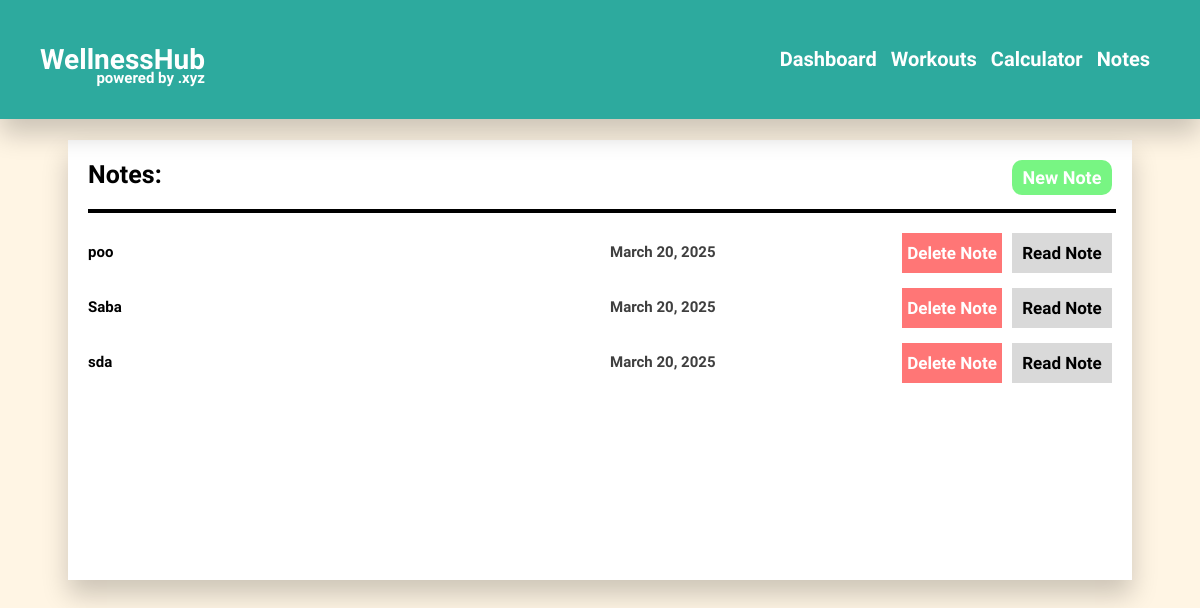
/notes/ (signed in), run on an earlier commit of the app's database.
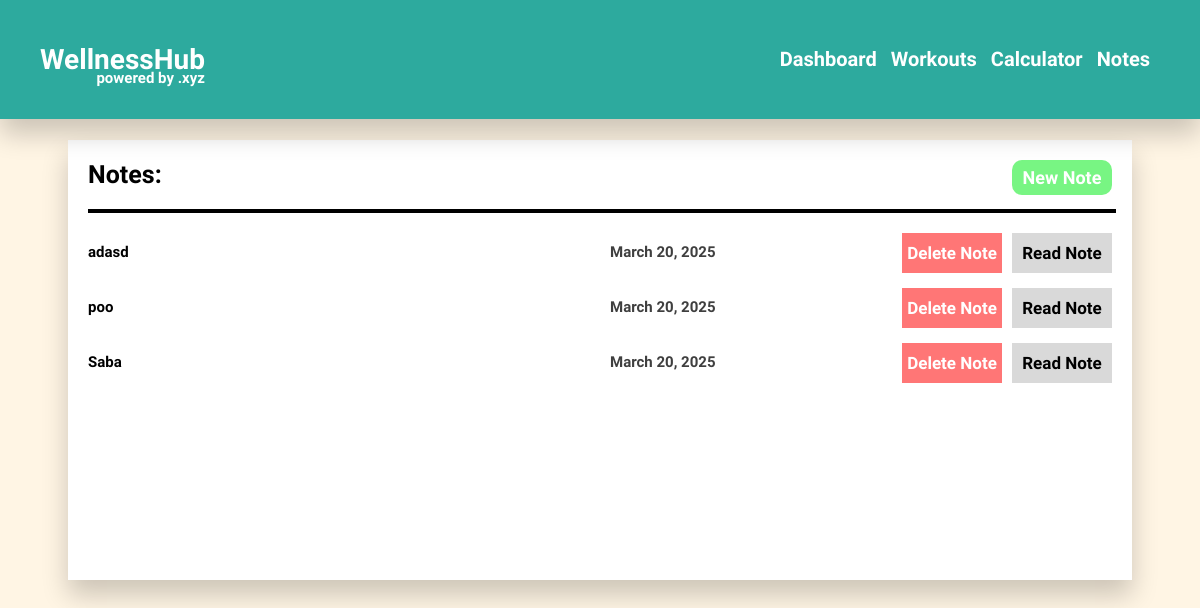
And on a later commit of the database.
### wh/models.py (models this page shows, shortened)
class Note(models.Model):
    user = models.ForeignKey(User, on_delete=models.CASCADE, related_name="user_of_note")
    title = models.CharField(max_length=50)
    text = models.CharField(max_length=1500)
    date = models.DateField(default=timezone.now)

### wh/views.py (the view)
# urls.py: path('notes/', views.notes, name="notes"),
def notes(request):
    notes_list = Note.objects.all().filter(user=request.user)
    return render(request, "notes.html", {
        "notes": notes_list
    })

### wh/templates/notes.html (shortened to what this page needs)
{% extends 'layout.html' %}
{% load static %}
{% block head %}
    <link href="{% static 'css/notes.css' %}" rel="stylesheet">
{% endblock %}
{% block body %}
    <div class="notes-div" id="notes-div">
        <h1 class="notes-title">Notes:</h1>
        <button class="notes-new" onclick="new_note()">New Note</button>
        <hr class="notes-line">
        {% if notes != '' %}
            {% for i in notes|dictsortreversed:"id" %}
                <div class="note" id='note{{ i.pk }}'>
                    <h1 class="note-title">{{ i.title }}</h1>
                    <h1 class="note-date">{{ i.date }}</h1>
                    <button class="note-button1" onclick="delete_note(`{{ i.pk }}`)" style="cursor: pointer;">Delete Note</button>
                    <button class="note-button2" onclick="read_note(`{{ i.pk }}`)" style="cursor: pointer;">Read Note</button>
                </div>
            {% endfor %}
        {% endif %}
    </div>
{% endblock %}

### wh/templates/layout.html (shortened to what this page needs)
{% load static %}
<!DOCTYPE html>
<html lang="en">
    <head>
        {% block head %}
        {% endblock %}
        <link href="{% static 'css/layout.css' %}" rel="stylesheet">
    </head>
    <body class="body">
        {% block body %}
        {% endblock %}
        <nav class="navbar">
            <div class="navboard" id="navboard">
                <div class="navs-div" id="navs-div">
                    <a href="{% url 'index' %}" style="text-decoration: none;"><h1 class="nav nav1" id="nav1">Dashboard</h1></a>
                    <a href="{% url 'workout' %}" style="text-decoration: none;"><h1 class="nav nav2" id="nav2">Workouts</h1></a>
                    <a href="{% url 'calculator' %}" style="text-decoration: none;"><h1 class="nav nav3" id="nav3">Calculator</h1></a>
                    <a href="{% url 'notes' %}" style="text-decoration: none;"><h1 class="nav nav4" id="nav4">Notes</h1></a>
                </div>
            </div>
            <div class="title-div">
                <h1 class="title">WellnessHub</h1>
                <h1 class="title-2">powered by .xyz</h1>
            </div>
        </nav>
    </body>
</html>

### wh/static/css/notes.css (style rules this page uses)
.notes-div { position: relative; top: 0; left: 60px; width: calc(100% - 160px); height: 400px; padding: 20px; background-color: white; box-shadow: 0px 15px 25px rgba(0, 0, 0, 0.201); margin-top: 140px; overflow-y: auto; overflow-x: hidden; }
.notes-title { position: relative; top: 0px; left: 0px; width: max-content; height: max-content; font-family: "Itim"; font-size: 25px; font-weight: bold; padding: 0; margin: 0; }
.notes-new { position: absolute; top: 20px; right: 20px; width: 100px; height: 35px; border: none; border-radius: 10px; background-color: #78F583; color: white; font-family: "Itim"; font-size: 18px; font-weight: bold; }
.notes-line { position: relative; top: 0; left: 0; width: 100%; height: max-content; border: 2px solid black; margin-top: 20px; margin-bottom: 20px; }
.note { position: relative; display: grid; top: 0; left: 0; width: 100%; height: max-content; margin-bottom: 15px; grid-template-columns: 50% 10px calc(50% - 220px) 100px 10px 100px; }
.note-title { position: relative; top: 10px; left: 0; width: 100%; height: max-content; font-family: "Itim"; font-size: 15px; font-weight: bold; color: black; padding: 0; margin: 0; grid-column-start: 1; grid-column-end: 2; }
.note-date { position: relative; top: 10px; left: 0; width: 100%; height: max-content; font-family: "Itim"; font-size: 15px; font-weight: bold; color: rgb(63, 63, 63); padding: 0; margin: 0; grid-column-start: 3; grid-column-end: 4; }
.note-button1 { position: relative; top: 0; left: 0; width: 100%; height: 100%; padding: 0; margin: 0; padding-left: 5px; padding-right: 5px; padding-top: 10px; padding-bottom: 10px; background-color: #FF7676; color: white; grid-column-start: 4; grid-column-end: 5; font-family: "Itim"; font-size: 17px; font-weight: bold; border: none; }
.note-button2 { position: relative; top: 0; left: 0; width: 100%; height: 100%; padding: 0; margin: 0; padding-left: 5px; padding-right: 5px; padding-top: 5px; padding-bottom: 5px; background-color: #D9D9D9; color: black; grid-column-start: 6; grid-column-end: 7; font-family: "Itim"; font-size: 17px; font-weight: bold; border: none; }

### wh/static/css/layout.css (style rules this page uses)
.body { background-color: #FFF5E4; }
.navbar { position: fixed; top: 0; left: 0; width: calc(100vw - 80px); height: max-content; padding-top: 20px; padding-bottom: 20px; padding-left: 40px; padding-right: 40px; background-color: #2DAA9E; box-shadow: 0px 15px 25px rgba(0, 0, 0, 0.201); }
.title-div { position: relative; top: 0; left: 0; width: max-content; height: max-content; display: inline-block; }
.title { position: relative; top: 0; left: 0; width: max-content; height: max-content; font-family: "Marcellus"; color: white; font-size: 28px; font-weight: bold; display: inline-block; }
.title-2 { position: absolute; bottom: 0; right: 0; width: max-content; height: max-content; font-family: "Marcellus"; color: white; font-size: 15px; font-weight: bold; }
.navs-div { position: absolute; top: 50%; right: 40px; transform: translateY(-50%); width: max-content; height: max-content; }
.nav { position: relative; top: 0; left: 0; width: max-content; height: max-content; display: inline-block; margin-right: 10px; font-size: 20px; font-weight: bold; font-family: "Marcellus"; color: white; }
.navboard { display: block; }

What changed in the data, as far as the page shows it:
removed Note: title "sda", date "March 20, 2025"
added Note: title "adasd", date "March 20, 2025"
